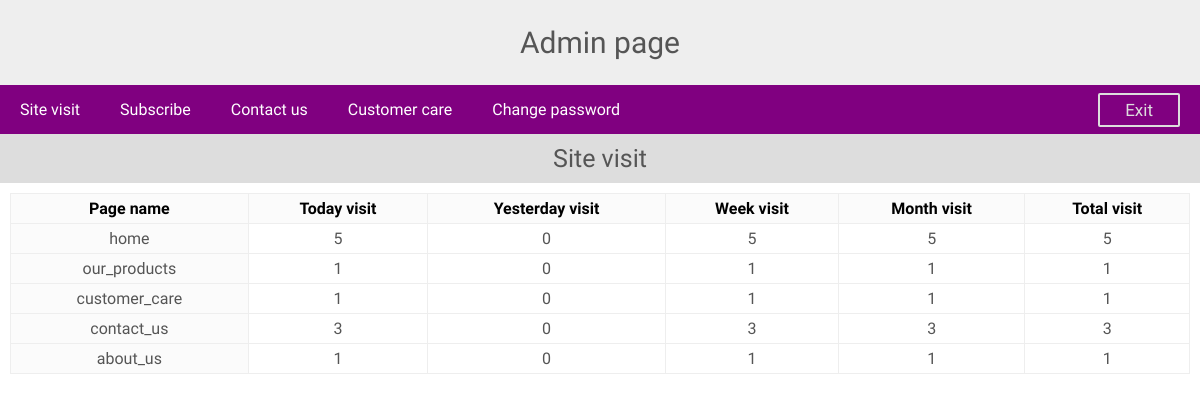
Screenshot of /admin-page.php (signed in) with the database file from the repository.
### tables this page shows
CREATE TABLE `visit` (
  `id` int(11) NOT NULL,
  `page_name` text,
  `today_visit` text,
  `yesterday_visit` text,
  `week_visit` text,
  `month_visit` text,
  `total_visit` text,
  `online` text
);

### admin-page.php (the view, shortened to what this page needs)
<?php
include "connection.php";
$conn = mysqli_connect($servername, $username, $password, $dbname);
$sql = "SELECT page_name,today_visit,yesterday_visit,week_visit,month_visit,total_visit FROM visit";
$result = mysqli_query($conn, $sql);
?>
<!DOCTYPE html>
<html lang="en">
<head>
    <link rel="stylesheet" href="css/style-admin.css">
</head>
<body>
    <section class="header">
        Admin page
    </section>
    <section class="nav">
        <ul>
            <li><a href="admin-page.php">Site visit</a></li>
            <li><a href="admin-page-subscribe.php">Subscribe</a></li>
            <li><a href="admin-page-contact-us.php">Contact us</a></li>
            <li><a href="admin-page-customer-care.php">Customer care</a></li>
            <li><a href="admin-page-change-password.php">Change password</a></li>
        </ul>
        <form class="exit" action="admin-page.php" method="post">
            <input id="iexit" type="submit" name="exit" value="Exit">
        </form>
    </section>
    <section class="admin-page">
        <div class="title">
            Site visit
        </div>
        <div class="visit">
            <div class="table-container">
                <table class="tblvisit">
                    <tr>
                        <th>Page name</th>
                        <th>Today visit</th>
                        <th>Yesterday visit</th>
                        <th>Week visit</th>
                        <th>Month visit</th>
                        <th>Total visit</th>
                    </tr>
                    <?php
                    while ($row = mysqli_fetch_assoc($result)) {
                        echo "<tr>";
                        echo "<td>" . $row["page_name"] . "</td>";
                        echo "<td>" . $row["today_visit"] . "</td>";
                        echo "<td>" . $row["yesterday_visit"] . "</td>";
                        echo "<td>" . $row["week_visit"] . "</td>";
                        echo "<td>" . $row["month_visit"] . "</td>";
                        echo "<td>" . $row["total_visit"] . "</td>";
                        echo "</tr>";
                    }
                    ?>
                </table>
            </div>
        </div>
    </section>
</body>
</html>

### css/style-admin.css (style rules this page uses)
* { box-sizing: border-box; }
body { padding: 0; margin: 0; font-family: Chivo, Verdana, sans-serif; }
.header { position: relative; background-color: #eee; color: #555; text-align: center; font-size: 30px; padding: 25px 0; }
input[type="submit"] { padding: 10px; border: none; background-color: #800080; color: #fff; font-family: Chivo, Verdana, sans-serif; cursor: pointer; font-size: 17px; }
input { padding: 10px; border: 1px solid #ddd; width: 100%; margin-bottom: 5px; }
.nav { display: flex; background-color: #800080; align-items: center; justify-content: space-between; padding-right: 20px; }
.nav ul { float: left; list-style: none; padding: 0; margin: 0; }
.exit input { background-color: #800080; color: #ddd; border: 2px solid #ddd; border-radius: 2px; margin-bottom: 0; }
.nav ul::after { display: block; content: ""; clear: both; }
.nav ul li { float: left; }
.nav ul li a { display: inline-block; padding: 15px 20px; color: #fff; text-decoration: none; }
.title { font-size: 25px; color: #555; text-align: center; background-color: #ddd; padding: 10px 0; }
.table-container { padding: 10px; overflow-x: auto; }
table { border-collapse: collapse; width: 100%; }
td, th { border: 1px solid #eee; padding: 5px; text-align: center; vertical-align: middle; }
th { background-color: #fbfbfb; }
td { color: #555; }
#iexit { padding: 5px 25px; }
.tblvisit td:first-child { background-color: #fbfbfb; }

### rows the page displays
visit: page_name "home", today_visit "5", yesterday_visit "0", week_visit "5", month_visit "5", total_visit "5"
visit: page_name "our_products", today_visit "1", yesterday_visit "0", week_visit "1", month_visit "1", total_visit "1"
visit: page_name "customer_care", today_visit "1", yesterday_visit "0", week_visit "1", month_visit "1", total_visit "1"
visit: page_name "contact_us", today_visit "3", yesterday_visit "0", week_visit "3", month_visit "3", total_visit "3"
visit: page_name "about_us", today_visit "1", yesterday_visit "0", week_visit "1", month_visit "1", total_visit "1"
